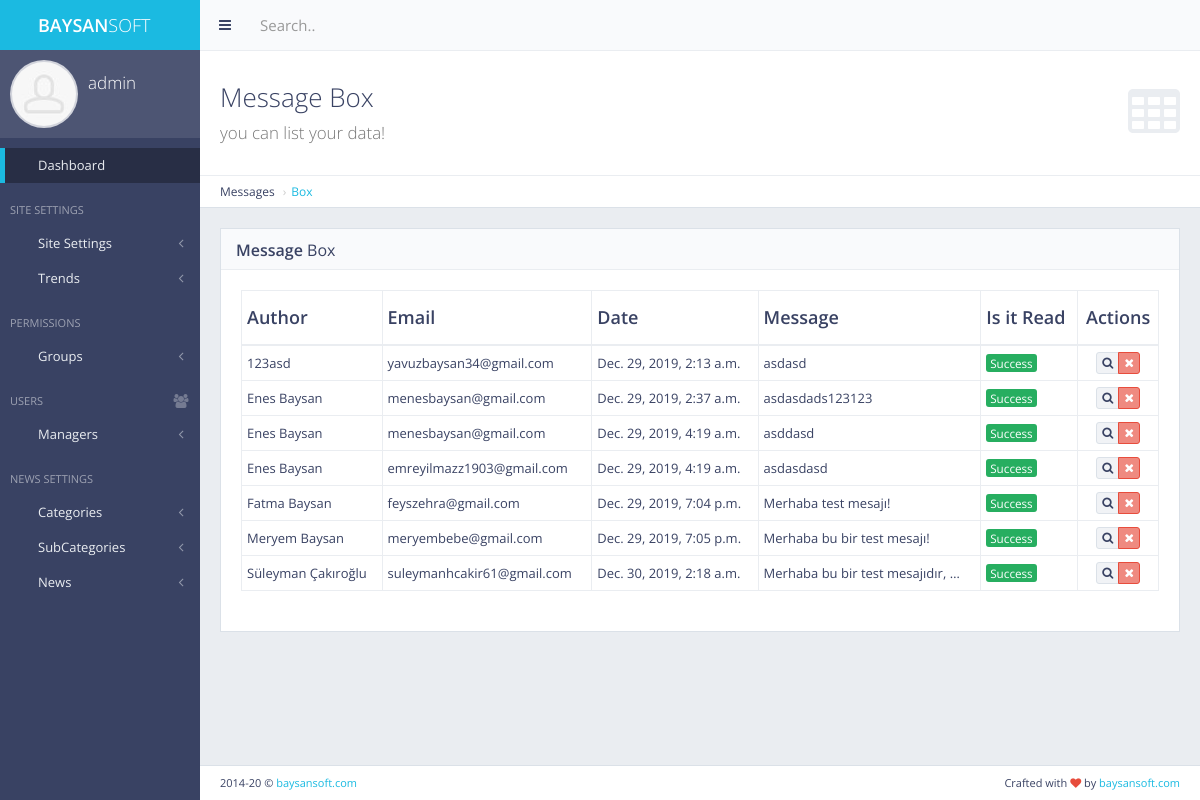
The app's page /panel/message_box/ (signed in) with its own data.
### main/models.py (models this page shows, shortened)
class ContactForm(models.Model):
    name = models.CharField(max_length=255)
    email = models.CharField(max_length=255)
    message = models.TextField()
    date = models.DateTimeField(auto_now_add=True, null=True, blank=False)
    is_it_read = models.BooleanField(default=False)

### panel/views.py (the view, shortened to what this page needs)
# urls.py: path('message_box/', views.message_box, name='message_box'),
def message_box(request):
    if not request.user.is_authenticated:
        return redirect('main:my_login')
    messages = ContactForm.objects.all()
    context = {
        'messages': messages,
    }
    return render(request, 'back/message_box.html', context=context)

### category/context_processor.py (called while the page is built)
def get_categories(request):  # template'a direkt veri yolluyor
    get_categories = Category.objects.all()
    return dict(
        get_categories=get_categories)  # get_categories diyerek direkt template'den çağırabiliriz. Sözlük olarak döndürür.

### main/context_processors.py (called while the page is built)
def get_site_settings(request):
    site = Main.objects.first()
    return dict(site_settings=site)

### main/templatetags/my_auth.py (called while the page is built)
@register.filter(name='has_group')
def has_group(user,group_name):
    return user.groups.filter(name=group_name).exists()

### news/context_processors.py (called while the page is built)
def get_last_news(request):
    get_last_news = News.objects.all().order_by('-date')[:3]
    return dict(get_last_news=get_last_news)

def get_popular_posts(request):  # bu şekilde tek fonksiyon ile 2 veri seti döndürebiliriz
    get_popular_posts = News.objects.all().order_by('-show')
    get_popular_posts_detail = News.objects.all().order_by('-show')[:3]
    get_popular_posts_home = News.objects.all().order_by('-show')[:3]
    return dict(get_popular_posts=get_popular_posts, get_popular_posts_detail=get_popular_posts_detail,
                get_popular_posts_home=get_popular_posts_home)

### subcategory/context_processors.py (called while the page is built)
def get_subcategories(request):
    get_subcategories = SubCategory.objects.all()
    return dict(get_subcategories=get_subcategories)

### trending/context_processors.py (called while the page is built)
def get_trendings(request):
    trendings = Trending.objects.all().filter(is_publish=True).order_by('?')  # bu sayede random getirdik
    return dict(get_trendings=trendings)

### templates/back/message_box.html (shortened to what this page needs)
{% extends 'back/layout.html' %}
{% load static %}
{% block body %}
    <div class="content-header">
        <div class="header-section">
            <h1>
                <i class="fa fa-table"></i>Message Box<br><small>you can list your data!</small>
            </h1>
        </div>
    </div>
    <ul class="breadcrumb breadcrumb-top">
        <li>Messages</li>
        <li><a href="{% url 'panel:message_box' %}">Box</a></li>
    </ul>
    <div class="block full">
        <div class="block-title">
            <h2><strong>Message</strong> Box</h2>
        </div>
        <div class="table-responsive">
            <table id="example-datatable" class="table table-vcenter table-condensed table-bordered">
                <thead>
                <tr>
                    <th>Author</th>
                    <th>Email</th>
                    <th>Date</th>
                    <th>Message</th>
                    <th>Is it Read</th>
                    <th class="text-center">Actions</th>
                </tr>
                </thead>
                <tbody>
                {% for message in messages %}
                    <tr>
                        <td>{{ message.name }}</td>
                        <td>{{ message.email }}</td>
                        <td>{{ message.date }}</td>
                        <td>{{ message.message | truncatewords:5 }}</td>
                        <td>
                            {% if message.is_it_read == True %}
                                <span class="label label-success">Success</span>
                            {% else %}
                                <span class="label label-warning">Waiting</span>
                            {% endif %}
                        </td>
                        <td class="text-center">
                            <div class="btn-group">
                                <a href="{% url 'panel:message_box' %}" data-toggle="tooltip"
                                   data-id="{{ message.pk }}" id="show_message_btn" title="Read"
                                   class="btn btn-xs btn-default"><i class="fa fa-search"></i></a>
                                <a href="{% url 'panel:message_box' %}" data-toggle="tooltip"
                                   title="Delete"
                                   data-id="{{ message.pk }}"
                                   class="btn btn-xs btn-danger" id="delete_message_btn"><i
                                        class="fa fa-times"></i></a>
                            </div>
                        </td>
                    </tr>
                {% endfor %}
                </tbody>
            </table>
        </div>
    </div>
{% endblock body %}

### templates/back/layout.html (shortened to what this page needs)
{% load static %}
{% if user.is_authenticated %}
    <!DOCTYPE html>
    <html class="no-js" lang="en">
    <head>
        <link rel="stylesheet" href="{% static 'back/css/bootstrap.min.css' %}">
        <link rel="stylesheet" href="{% static 'back/css/plugins.css' %}">
        <link rel="stylesheet" href="{% static 'back/css/main.css' %}">
        <link rel="stylesheet" href="{% static 'back/css/themes.css' %}">
        <link rel="stylesheet" href="{% static 'ToastJs/Toast.min.css' %}">
        <link rel="stylesheet" href="{% static 'node_modules/sweetalert2/dist/sweetalert2.min.css' %}">
    </head>
    <body>
    <div id="page-wrapper">
        <div id="page-container" class="sidebar-partial sidebar-visible-lg sidebar-no-animations">
            <div id="sidebar">
                <div id="sidebar-scroll">
                    <div class="sidebar-content">
                        <a href="http://baysansoft.com/" target="_blank" class="sidebar-brand">
                            <i class="gi gi-flash"></i><span
                                class="sidebar-nav-mini-hide"><strong>BAYSAN</strong>SOFT</span>
                        </a>
                        <div class="sidebar-section sidebar-user clearfix sidebar-nav-mini-hide">
                            <div class="sidebar-user-avatar">
                                <a href="page_ready_user_profile.html">
                                    <img src="{% static 'back/img/placeholders/avatars/avatar2.jpg' %}" alt="avatar">
                                </a>
                            </div>
                            <div class="sidebar-user-name">{{ request.user.username }}</div>
                            <div class="sidebar-user-links">
                                <a href="{% url 'main:home' %}" data-toggle="tooltip" data-placement="bottom"
                                   title="Site Home Page"><i class="gi gi-home"></i></a>
                                <a href="{% url 'panel:message_box' %}" data-toggle="tooltip" data-placement="bottom"
                                   title="Message Box"><i class="gi gi-message_plus"></i></a>
                                <a href="page_ready_user_profile.html" data-toggle="tooltip" data-placement="bottom"
                                   title="Profile"><i class="gi gi-user"></i></a>
                                <a href="{% url 'panel:change_password' %}" class="enable-tooltip" data-placement="bottom"
                                   title="Settings"
                                   onclick="$('#modal-user-settings').modal('show');"><i class="gi gi-cogwheel"></i></a>
                                <a href="{% url 'main:my_logout' %}" data-toggle="tooltip" data-placement="bottom"
                                   title="Logout"><i
                                        class="gi gi-exit"></i></a>
                            </div>
                        </div>
                        {% include 'back/includes/sidebar.html' %}
                    </div>
                </div>
            </div>
            <div id="main-container">
                <header class="navbar navbar-default">
                    <ul class="nav navbar-nav-custom">
                        <li>
                            <a href="javascript:void(0)" onclick="App.sidebar('toggle-sidebar');this.blur();">
                                <i class="fa fa-bars fa-fw"></i>
                            </a>
                        </li>
                    </ul>
                    <form action="page_ready_search_results.html" method="post" class="navbar-form-custom">
                        <div class="form-group">
                            <input type="text" id="top-search" name="top-search" class="form-control"
                                   placeholder="Search..">
                        </div>
                    </form>
                </header>
                <div id="page-content">
                    {% block body %}
                    {% endblock body %}
                </div>
                <footer class="clearfix">
                    <div class="pull-right">
                        Crafted with <i class="fa fa-heart text-danger"></i> by <a href="http://baysansoft.com/"
                                                                                   target="_blank">baysansoft.com</a>
                    </div>
                    <div class="pull-left">
                        <span id="year-copy"></span> &copy; <a href="http://baysansoft.com/"
                                                               target="_blank">baysansoft.com</a>
                    </div>
                </footer>
            </div>
        </div>
    </div>
    </body>
    </html>
{% else %}
    <h2>Please Login</h2>
{% endif %}

### records on screen
ContactForm: name "123asd", email "yavuzbaysan34@gmail.com", date "Dec. 29, 2019, 2:13 a.m.", message "asdasd", is_it_read "Success"
ContactForm: name "Enes Baysan", email "menesbaysan@gmail.com", date "Dec. 29, 2019, 2:37 a.m.", message "asdasdads123123", is_it_read "Success"
ContactForm: name "Enes Baysan", email "menesbaysan@gmail.com", date "Dec. 29, 2019, 4:19 a.m.", message "asddasd", is_it_read "Success"
ContactForm: name "Enes Baysan", email "emreyilmazz1903@gmail.com", date "Dec. 29, 2019, 4:19 a.m.", message "asdasdasd", is_it_read "Success"
ContactForm: name "Fatma Baysan", email "feyszehra@gmail.com", date "Dec. 29, 2019, 7:04 p.m.", message "Merhaba test mesajı!", is_it_read "Success"
ContactForm: name "Meryem Baysan", email "meryembebe@gmail.com", date "Dec. 29, 2019, 7:05 p.m.", message "Merhaba bu bir test mesajı!", is_it_read "Success"
ContactForm: name "Süleyman Çakıroğlu", email "suleymanhcakir61@gmail.com", date "Dec. 30, 2019, 2:18 a.m.", message "Merhaba bu bir test mesajıdır, …", is_it_read "Success"

### other values on screen
{{ request.user.username }} "admin"
